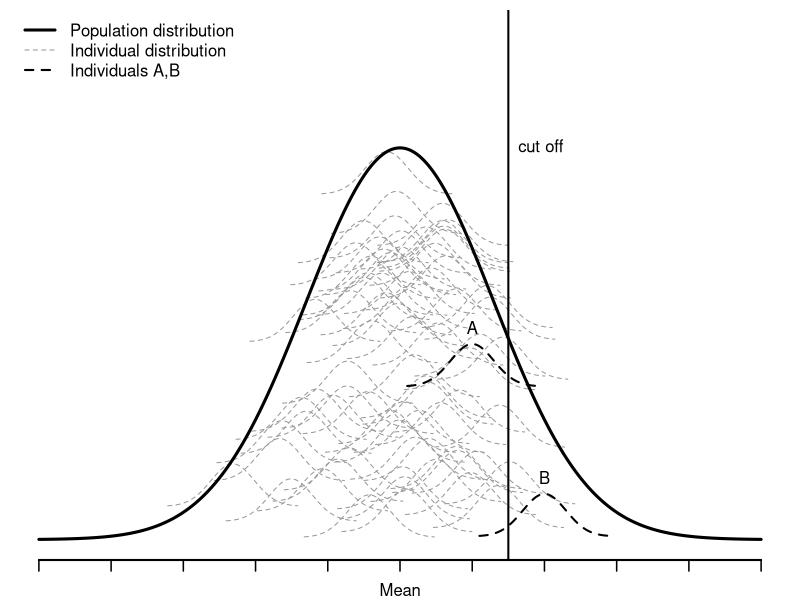

Here is the R script that generated this plot:
## What is regression toward the Mean
# reproducting figue of Yudkin1996

setwd("/Users/mia8425/Documents/Studium/6. Semester SS 2026/SE Seminar")
pdf("figure-RTM.pdf", width = 7, height = 5)

# Set up x range
x <- seq(0, 10, length.out = 500)

# Population distribution
mu_pop <- 5
sd_pop <- 1.3
y_pop <- dnorm(x, mu_pop, sd_pop)

# Reduce margins: bottom, left, top, right
par(mar = c(2, 0.5, 0.5, 0.5))

# Set up empty plot (population drawn later, on top of stickers)
plot(x, y_pop, type = "n",
     ylim = c(0, max(y_pop) * 1.3),
     xlab = "", ylab = "",
     main = "",
     xaxt = "n", yaxt = "n", bty = "n")
axis(1, at = seq(0, 10, by = 1), labels = FALSE, lwd = 2, lwd.ticks = 1.5, tck = -0.02)
axis(1, at = mu_pop, labels = "Mean", tick = FALSE)

# Add individual distributions
set.seed(420)

n_ind <- 75

scale <- 0.025  # shrink individual curves relative to population

sd_ind <- 0.3  # individual within-person SD 

draw_individual <- function(mu_i, lwd = 1, lty = 2, col = "gray60", offset = NULL) {
  # Random vertical position; mean stays inside the curve, tails may extend outside
  pop_height_at_mu <- dnorm(mu_i, mu_pop, sd_pop)
  peak_height <- scale / (sd_ind * sqrt(2 * pi))
  if (is.null(offset))
    offset <- runif(1, min = 0, max = max(0, pop_height_at_mu - peak_height))
  x_i <- seq(mu_i - 3 * sd_ind, mu_i + 3 * sd_ind, length.out = 200)
  y_top <- dnorm(x_i, mu_i, sd_ind) * scale + offset
  lines(x_i, y_top, lwd = lwd, lty = lty, col = col)
  invisible(list(mu = mu_i, offset = offset, y_top = y_top, x_i = x_i))
}

for(i in 1:n_ind){
  mu_i <- rnorm(1, mu_pop, 0.8)
  draw_individual(mu_i)
}

# Highlight individual A (below mean)
mu_A <- 6
res_A <- draw_individual(mu_A, lwd = 2, col = "black", offset = 0.12)

# Highlight individual B (above mean)
mu_B <- 7
res_B <- draw_individual(mu_B, lwd = 2, col = "black")

# Draw population curve on top of stickers
lines(x, y_pop, lwd = 3, col = "black")

# Add cutoff line
abline(v = 6.5, lwd = 2)

# Add labels
text(6.5, max(y_pop), "cut off", pos = 4)
text(mu_A, max(res_A$y_top), "A", pos = 3)
text(mu_B, max(res_B$y_top), "B", pos = 3)

# Legend
legend("topleft",
       legend = c("Population distribution",
                  "Individual distribution",
                  "Individuals A,B"),
       lty    = c(1, 2, 2),
       lwd    = c(3, 1, 2),
       col    = c("black", "gray60", "black"),
       bty    = "n",
       seg.len = 2)

dev.off()
